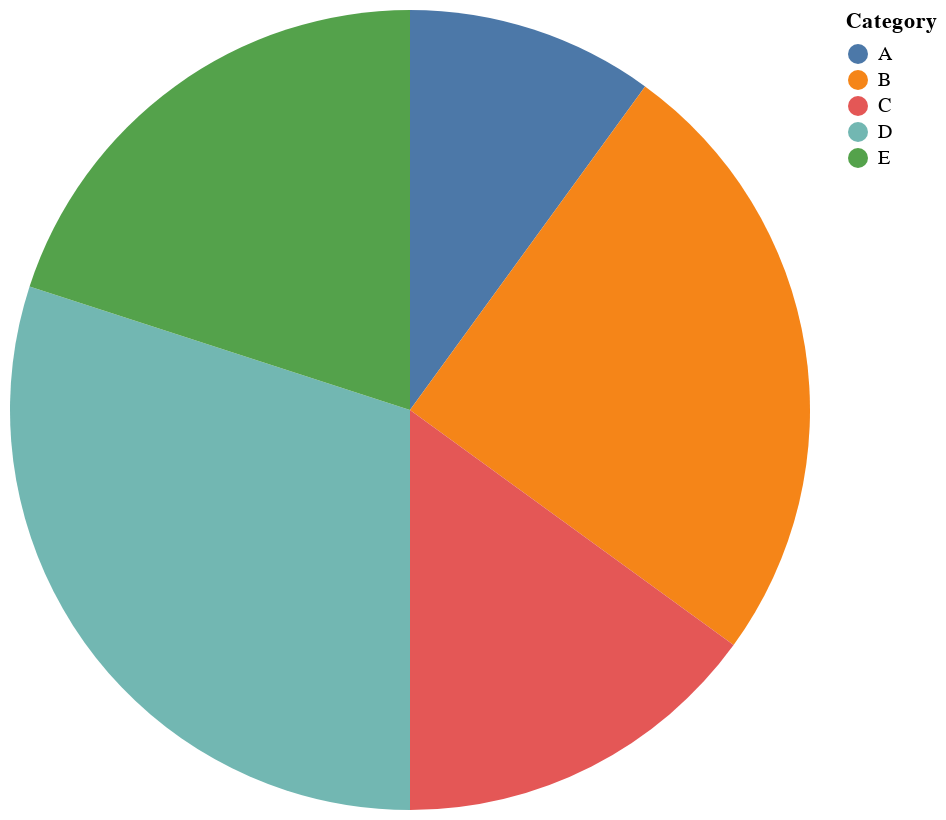

Notebook source saved alongside this figure:
### Code cell
import altair as alt
import pandas as pd

# Create a sample DataFrame
data = pd.DataFrame({
    'Category': ['A', 'B', 'C', 'D', 'E'],
    'Value': [10, 25, 15, 30, 20]
})

# Create a pie chart
pie_chart = alt.Chart(data).mark_arc().encode(
    theta=alt.Theta(field='Value', type='quantitative'),
    color=alt.Color(field='Category', type='nominal'),
    tooltip=['Category', 'Value']
).properties(
    width=400,
    height=400
)

# Display the chart
pie_chart

### Figure 1 — Vega-Lite specification as saved in the notebook (floating-point values rounded to 4 significant figures)
{"config": {"view": {"continuousWidth": 300, "continuousHeight": 300}}, "data": {"name": "data-9d924ebfd8a454bd27ccf1d1e6a431be"}, "mark": {"type": "arc"}, "encoding": {"color": {"field": "Category", "type": "nominal"}, "theta": {"field": "Value", "type": "quantitative"}, "tooltip": [{"field": "Category", "type": "nominal"}, {"field": "Value", "type": "quantitative"}]}, "height": 400, "width": 400, "$schema": "https://vega.github.io/schema/vega-lite/v5.17.0.json", "datasets": {"data-9d924ebfd8a454bd27ccf1d1e6a431be": [{"Category": "A", "Value": 10}, {"Category": "B", "Value": 25}, {"Category": "C", "Value": 15}, {"Category": "D", "Value": 30}, {"Category": "E", "Value": 20}]}}
